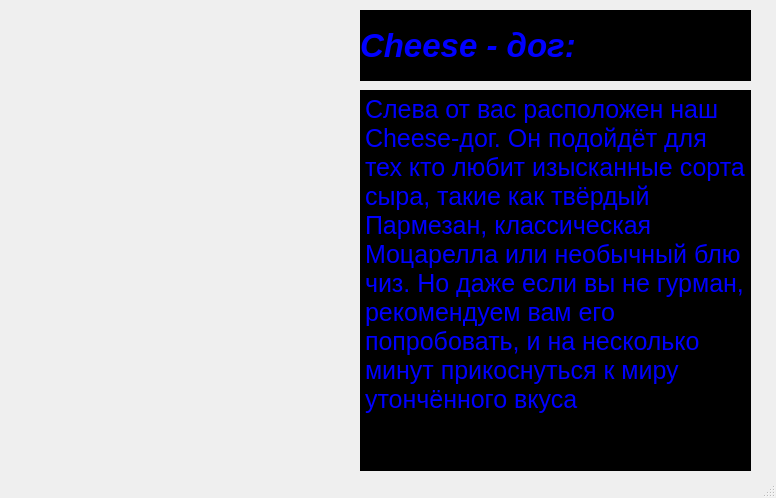
<?xml version="1.0" encoding="UTF-8"?>
<ui version="4.0">
 <class>MainWindow</class>
 <widget class="QMainWindow" name="MainWindow">
  <property name="geometry">
   <rect>
    <x>0</x>
    <y>0</y>
    <width>776</width>
    <height>498</height>
   </rect>
  </property>
  <property name="windowTitle">
   <string>MainWindow</string>
  </property>
  <widget class="QWidget" name="centralwidget">
   <widget class="QLabel" name="label">
    <property name="geometry">
     <rect>
      <x>10</x>
      <y>10</y>
      <width>341</width>
      <height>451</height>
     </rect>
    </property>
    <property name="text">
     <string/>
    </property>
    <property name="pixmap">
     <pixmap>Pictures/Cheese_dog.jpg</pixmap>
    </property>
   </widget>
   <widget class="QPlainTextEdit" name="plainTextEdit">
    <property name="enabled">
     <bool>false</bool>
    </property>
    <property name="geometry">
     <rect>
      <x>360</x>
      <y>90</y>
      <width>391</width>
      <height>381</height>
     </rect>
    </property>
    <property name="font">
     <font>
      <pointsize>19</pointsize>
     </font>
    </property>
    <property name="styleSheet">
     <string notr="true">color: rgb(0, 0, 255);
background-color: rgb(0, 0, 0);</string>
    </property>
    <property name="plainText">
     <string>Слева от вас расположен наш Cheese-дог. Он подойдёт для тех кто любит изысканные сорта сыра, такие как твёрдый Пармезан, классическая  Моцарелла или необычный блю чиз. Но даже если вы не гурман, рекомендуем вам его попробовать, и на несколько минут прикоснуться к миру утончённого вкуса</string>
    </property>
   </widget>
   <widget class="QLabel" name="label_2">
    <property name="geometry">
     <rect>
      <x>360</x>
      <y>10</y>
      <width>391</width>
      <height>71</height>
     </rect>
    </property>
    <property name="font">
     <font>
      <pointsize>25</pointsize>
      <weight>75</weight>
      <italic>true</italic>
      <bold>true</bold>
     </font>
    </property>
    <property name="styleSheet">
     <string notr="true">background-color: rgb(0, 0, 0);
color: rgb(0, 0, 255);</string>
    </property>
    <property name="text">
     <string>Cheese - дог:</string>
    </property>
   </widget>
  </widget>
  <widget class="QMenuBar" name="menubar">
   <property name="geometry">
    <rect>
     <x>0</x>
     <y>0</y>
     <width>776</width>
     <height>21</height>
    </rect>
   </property>
  </widget>
  <widget class="QStatusBar" name="statusbar"/>
 </widget>
 <resources/>
 <connections/>
</ui>
